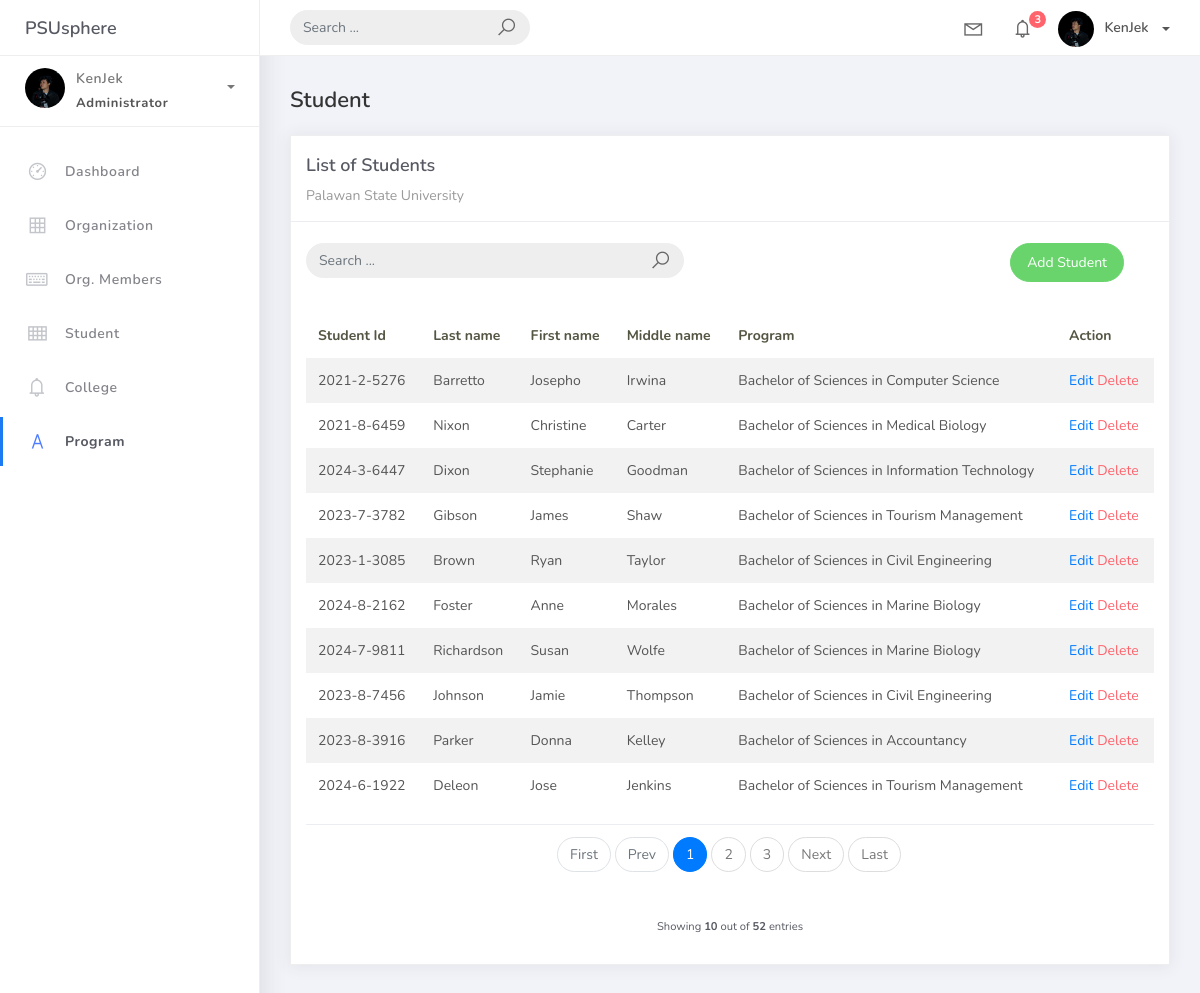
Screenshot of /student_list with the database file from the repository.
### studentorg/models.py (models this page shows, shortened)
class BaseModel(models.Model):
    created_at = models.DateTimeField(auto_now_add=True, db_index=True)
    updated_at = models.DateTimeField(auto_now=True)
    class Meta:
        abstract = True

class Student(BaseModel):
    student_id = models.CharField(max_length=15)
    lastname = models.CharField(max_length=25)
    firstname = models.CharField(max_length=25)
    middlename = models.CharField(max_length=25, blank=True, null=True)
    program = models.ForeignKey(Program, on_delete=models.CASCADE)

class Program(BaseModel):
    prog_name = models.CharField(max_length=150)
    college = models.ForeignKey(College, on_delete=models.CASCADE)
    def __str__(self):
        return self.prog_name

### studentorg/views.py (the view, shortened to what this page needs)
# urls.py: path('student_list', StudentList.as_view(), name='student-list'),
class StudentList(ListView):
    model = Student
    context_object_name = 'student'
    template_name = 'student/stud_list.html'
    paginate_by = 10
    def get_queryset(self, *args, **kwargs):
        qs = super(StudentList, self).get_queryset(*args, **kwargs)
        return qs

### templates/student/stud_list.html (shortened to what this page needs)
{% extends 'base.html' %} {% load static %} {% block content %}
<div class="content">
  <div class="container-fluid">
    <h4 class="page-title">Student</h4>
    <div class="row">
      <div class="col-md-12">
        <div class="card">
          <div class="card-header">
            <div class="card-title">List of Students</div>
            <div class="card-category">Palawan State University</div>
          </div>
          <br />
          <div class="col-md-12 row">
            <div class="col-md-6">
              <form class="navbar-left navbar-form nav-search mr-md-3" action="{% url 'student-list' %}">
                <div class="input-group">
                  <input type="text"placeholder="Search ..." class="form-control" name="q"/>
                  <div class="input-group-append">
                    <span class="input-group-text">
                      <i class="la la-search search-icon"></i>
                    </span>
                  </div>
                </div>
              </form>
            </div>
            <div class="col-md-6">
              <div class="pull-right">
                <a
                  href="{% url 'student-add' %}"
                  class="btn btn-success btn-rounded"
                  >Add Student</a
                >
              </div>
            </div>
          </div>
          <div class="card-body">
            <table class="table table-striped mt-3">
              <thead>
                <tr>
                  <th scope="col">Student Id</th>
                  <th scope="col">Last name</th>
                  <th scope="col">First name</th>
                  <th scope="col">Middle name</th>
                  <th scope="col">Program</th>
                  <th scope="col">Action</th>
                </tr>
              </thead>
              <tbody>
                {% for object in object_list %}
                <tr>
                  <td>{{ object.student_id}}</td>
                  <td>{{ object.lastname }}</td>
                  <td>{{ object.firstname }}</td>
                  <td>{{ object.middlename }}</td>
                  <td>{{ object.program }}</td>
                  <td>
                    <a href="student_list/{{object.id}}">Edit</a>
                    <a
                      href="student_list/{{object.id}}/delete"
                      class="text-danger"
                      >Delete</a
                    >
                  </td>
                </tr>
                {% endfor %}
              </tbody>
            </table>
            {% include 'includes/pagination.html' %}
          </div>
        </div>
      </div>
    </div>
  </div>
</div>
{% endblock %}

### rows the page displays
Student: student_id "2021-2-5276", lastname "Barretto", firstname "Josepho", middlename "Irwina", program "Bachelor of Sciences in Computer Science"
Student: student_id "2021-8-6459", lastname "Nixon", firstname "Christine", middlename "Carter", program "Bachelor of Sciences in Medical Biology"
Student: student_id "2024-3-6447", lastname "Dixon", firstname "Stephanie", middlename "Goodman", program "Bachelor of Sciences in Information Technology"
Student: student_id "2023-7-3782", lastname "Gibson", firstname "James", middlename "Shaw", program "Bachelor of Sciences in Tourism Management"
Student: student_id "2023-1-3085", lastname "Brown", firstname "Ryan", middlename "Taylor", program "Bachelor of Sciences in Civil Engineering"
Student: student_id "2024-8-2162", lastname "Foster", firstname "Anne", middlename "Morales", program "Bachelor of Sciences in Marine Biology"
Student: student_id "2024-7-9811", lastname "Richardson", firstname "Susan", middlename "Wolfe", program "Bachelor of Sciences in Marine Biology"
Student: student_id "2023-8-7456", lastname "Johnson", firstname "Jamie", middlename "Thompson", program "Bachelor of Sciences in Civil Engineering"
Student: student_id "2023-8-3916", lastname "Parker", firstname "Donna", middlename "Kelley", program "Bachelor of Sciences in Accountancy"
Student: student_id "2024-6-1922", lastname "Deleon", firstname "Jose", middlename "Jenkins", program "Bachelor of Sciences in Tourism Management"

### other values shown
{{ page_num }} "1"
{{ page_num }} "2" "3"
{{ object_list.count }} "10"
{{ paginator.count }} "52"
